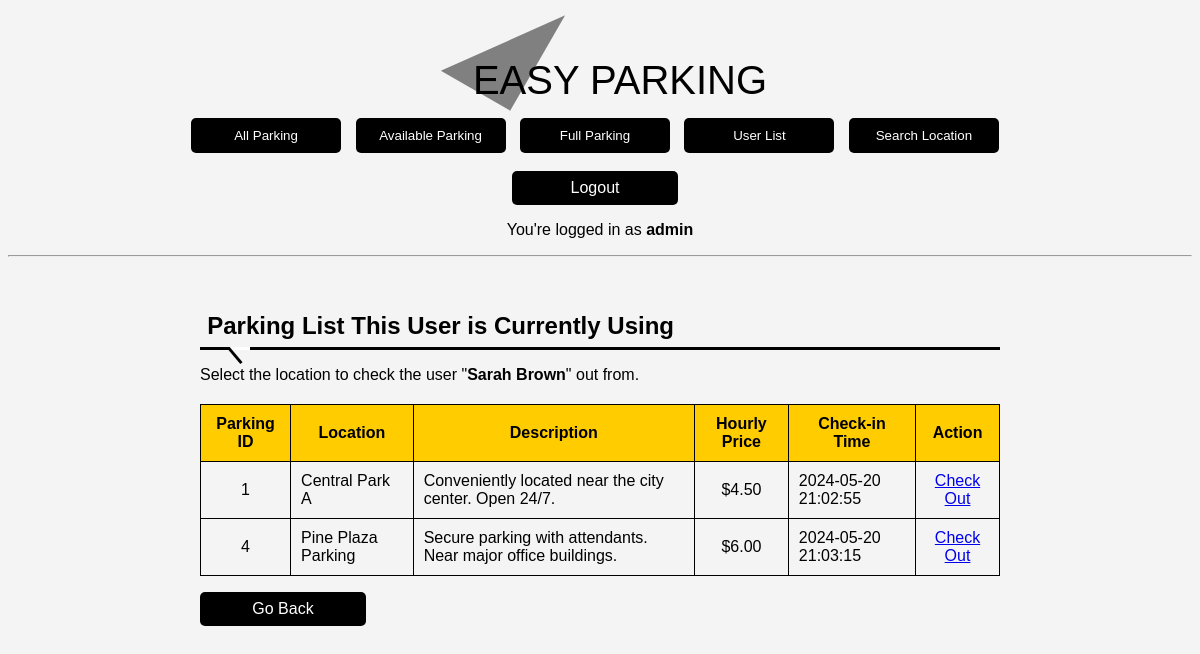
Page /admin_checkout.php?id=5 (signed in) on the committed database.
### tables this page shows
CREATE TABLE `User` (
  `user_id` int(11) NOT NULL,
  `name` varchar(50) NOT NULL,
  `surname` varchar(50) NOT NULL,
  `phone` varchar(20) NOT NULL,
  `email` varchar(100) NOT NULL,
  `password` varchar(255) NOT NULL,
  `type` enum('admin','user') NOT NULL
);

CREATE TABLE `Parking` (
  `parking_id` int(11) NOT NULL,
  `location` varchar(100) NOT NULL,
  `description` text DEFAULT NULL,
  `parking_space` int(11) NOT NULL,
  `cost_per_hour` decimal(10,2) NOT NULL
);

### Class.php (called while the page is built, shortened)
<?php
class User
{
    private $conn;
    public function __construct()
    {
        $servername = "localhost";
        $dbusername = "root";
        $dbpassword = "";
        $dbname = "Major_Assignment";
        try {
            $conn = new mysqli($servername, $dbusername, $dbpassword, $dbname);
        } catch (mysqli_sql_exception $e) {
            die("Unable to execute the query" . $e->getCode() . ": " . $e->getMessage());
        }
        $this->conn = $conn;
    }
    public function getUser($userId = null)
    {
        try {
            $type = "user";
            $tableName = "User";
            $users = array();
            $query = "SELECT * FROM $tableName WHERE type = ?";
            if ($userId !== null) {
                $query .= " AND user_id = ?";
            }
            $stmt = $this->conn->prepare($query);
            if ($userId !== null) {
                $stmt->bind_param('si', $type, $userId);
            } else {
                $stmt->bind_param('s', $type);
            }
            $stmt->execute();
            $result = $stmt->get_result();
            if ($result->num_rows > 0) {
                while ($row = $result->fetch_assoc()) {
                    $users[] = $row;
                }
            }
            if ($userId !== null) {
                return $users[0];
            } else {
                return $users;
            }
        } catch (mysqli_sql_exception $e) {
            die("Unable to execute the query" . $e->getCode() . ": " . $e->getMessage());
        }
    }
}
class Parking
{
    private $conn;
    public function __construct()
    {
        $servername = "localhost";
        $dbusername = "root";
        $dbpassword = "";
        $dbname = "Major_Assignment";
        try {
            $conn = new mysqli($servername, $dbusername, $dbpassword, $dbname);
        } catch (mysqli_sql_exception $e) {
            die("Unable to execute the query" . $e->getCode() . ": " . $e->getMessage());
        }
        $this->conn = $conn;
    }
    public function getCheckins($userId)
    {
        try {
            $tableName = "Parking_history";
            $currIns = array();
            $stmt = $this->conn->prepare("SELECT * FROM $tableName WHERE user_id = ? AND checkout_date_time IS NULL");
            $stmt->bind_param("s", $userId);
            $stmt->execute();
            $result = $stmt->get_result();
            if ($result->num_rows > 0) {
                while ($row = $result->fetch_assoc()) {
                    $currIns[] = $row;
                }
            }
            return $currIns;
        } catch (mysqli_sql_exception $e) {
            die("Unable to execute the query" . $e->getCode() . ": " . $e->getMessage());
        }
    }
    public function getCurrentParkings($currIns)
    {
        try {
            $tableName = "Parking";
            $currParkings = array();
            foreach ($currIns as $currIn) {
                $parId = $currIn["parking_id"];
                $stmt = $this->conn->prepare("SELECT * FROM $tableName WHERE parking_id = ?");
                $stmt->bind_param("s", $parId);
                $stmt->execute();
                $result = $stmt->get_result();
                if ($result->num_rows > 0) {
                    while ($row = $result->fetch_assoc()) {
                        $row['history_id'] = $currIn['history_id'];
                        $row['checkin_date_time'] = $currIn['checkin_date_time'];
                        $currParkings[] = $row;
                    }
                }
            }
            return $currParkings;
        } catch (mysqli_sql_exception $e) {
            die("Unable to execute the query" . $e->getCode() . ": " . $e->getMessage());
        }
    }
}

### admin_checkout.php (the view, shortened to what this page needs)
<?php
include("Class.php");
$userObj = new User();
$parkingObj = new Parking();
?>
<html>
<head>
</head>
<body>
    <?php
    if (isset($_SESSION['userId'])) {
    ?>
        <header>
            <?php
            include("admin_header.php");
            ?>
        </header>
        <div class="container">
            <h2>Parking List This User is Currently Using</h2>
        <?php
        if (isset($_GET['id'])) {
            $userId = $_GET['id'];
            $user_info = $userObj->getUser($userId);
            $userName = $user_info['name'] . " " . $user_info['surname'];
            echo "<p>Select the location to check the user \"<strong>" . $userName . "</strong>\" out from.</p>";
            $currIns = $parkingObj->getCheckins($userId);
            if (!empty($currIns)) {
                $currParkings = $parkingObj->getCurrentParkings($currIns);
                echo "<table border='1'>";
                echo "<tr>";
                echo "<th>Parking ID</th>";
                echo "<th>Location</th>";
                echo "<th>Description</th>";
                echo "<th>Hourly Price</th>";
                echo "<th>Check-in Time</th>";
                echo "<th>Action</th>";
                echo "</tr>";
                foreach ($currParkings as $parking) {
                    echo "<tr>";
                    echo "<td align='center'>" . $parking['parking_id'] . "</td>";
                    echo "<td>" . $parking['location'] . "</td>";
                    echo "<td>" . $parking['description'] . "</td>";
                    echo "<td align='center'>$" . $parking['cost_per_hour'] . "</td>";
                    echo "<td>" . $parking['checkin_date_time'] . "</td>";
                    echo "<td align='center'><a href='check_out.php?id=" . $parking['history_id'] . "&uid=" . $userId . "&type=admin'>Check Out</a></td>";
                    echo "</tr>";
                }
                echo "</table>";
            } else {
                echo "<p>This user curently has't checked-in any parkings.</p>";
            }
            echo "<p><a href='admin.php?content=User+List' class='custom-button'>Go Back</a></p>";
        }
    } else {
        echo "<p>User not found.</p>";
        echo "<p><a href='index.php'>Login Page</a></p>";
    } ?>
        </div>
</body>
</html>

### styles.css (style rules this page uses)
body { font-family: Arial, sans-serif; background-color: #f4f4f4; color: black; }
.container { max-width: 800px; margin: 0 auto; padding: 20px; }
.custom-button { display: inline-block; width: 150px; padding: 10px; border-radius: 5px; background-color: black; color: white; border: none; cursor: pointer; text-decoration: none; text-align: center; margin-right: 10px; }
table { width: 100%; border-collapse: collapse; margin-top: 20px; }
th, td { padding: 10px; border: 1px solid black; }
th { background-color: #ffcc00; text-align: center; }
a.custom-button { display: inline-block; padding: 8px; border-radius: 5px; background-color: black; color: white; text-decoration: none; cursor: pointer; }
h2 { font-weight: bold; border-bottom: 3px solid black; padding: 0.3em; margin-bottom: 10px; position: relative; }
h2::before { content: ''; background-color: white; width: 20px; height: 3px; position: absolute; left: 30px; bottom: -3px; }
h2::after { content: ''; background-color: black; width: 20px; height: 3px; transform: rotate(50deg); position: absolute; left: 25px; bottom: -10px; }

### rows in the picture
user: userName "Sarah Brown"
parking: parking_id "1", location "Central Park A", description "Conveniently located near the city center. Open 24/7.", cost_per_hour "4.50", checkin_date_time "2024-05-20 21:02:55"
parking: parking_id "4", location "Pine Plaza Parking", description "Secure parking with attendants. Near major office buildings.", cost_per_hour "6.00", checkin_date_time "2024-05-20 21:03:15"

### other values in the picture
$_SESSION['name'] "admin"
